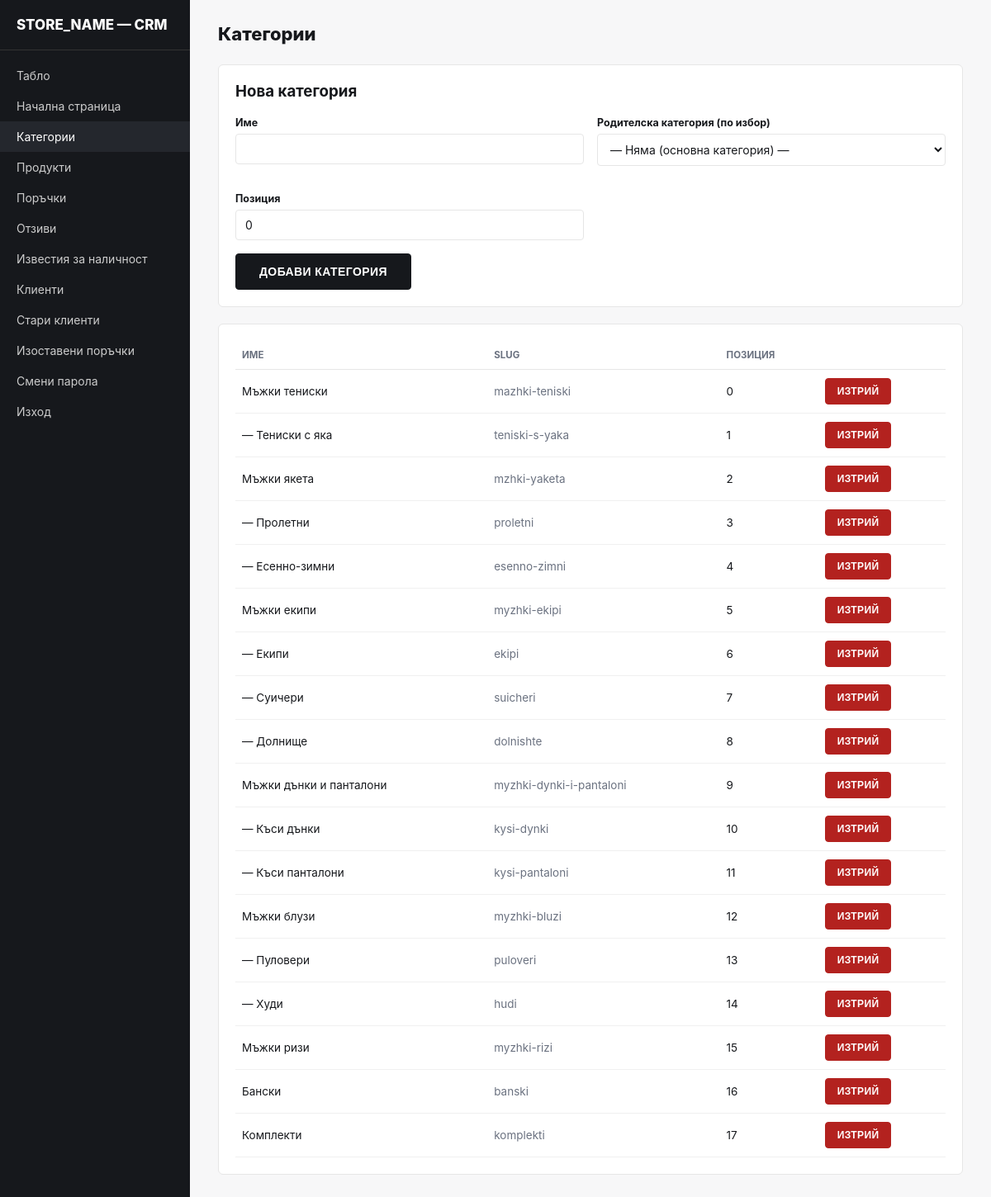
Screenshot of /admin/categories.php (signed in) with the database file from the repository.
### tables this page shows
CREATE TABLE IF NOT EXISTS category (
  id VARCHAR(32) PRIMARY KEY,
  slug VARCHAR(191) NOT NULL UNIQUE,
  name VARCHAR(191) NOT NULL,
  position INT NOT NULL DEFAULT 0,
  parent_id VARCHAR(32) NULL,
   
   
  image_url VARCHAR(500) NOT NULL DEFAULT '',
   
   
   
   
   
  home_tile_title VARCHAR(191) NOT NULL DEFAULT '',
  created_at DATETIME NOT NULL DEFAULT CURRENT_TIMESTAMP,
  updated_at DATETIME NOT NULL DEFAULT CURRENT_TIMESTAMP ON UPDATE CURRENT_TIMESTAMP,
  FOREIGN KEY (parent_id) REFERENCES category(id) ON DELETE RESTRICT
);

### includes/helpers.php (called while the page is built, shortened)
<?php
function e(string $value): string {
    return htmlspecialchars($value, ENT_QUOTES, 'UTF-8');
}
function build_category_tree(array $categories): array {
    $byId = [];
    foreach ($categories as $c) {
        $c['children'] = [];
        $byId[$c['id']] = $c;
    }
    $roots = [];
    foreach ($byId as $id => $c) {
        if (!empty($c['parent_id']) && isset($byId[$c['parent_id']])) {
            $byId[$c['parent_id']]['children'][] = &$byId[$id];
        } else {
            $roots[] = &$byId[$id];
        }
    }
    usort($roots, fn($a, $b) => $a['position'] <=> $b['position']);
    return $roots;
}
function flatten_category_tree(array $tree, int $depth = 0): array {
    $out = [];
    foreach ($tree as $node) {
        $children = $node['children'] ?? [];
        unset($node['children']);
        $node['depth'] = $depth;
        $out[] = $node;
        $out = array_merge($out, flatten_category_tree($children, $depth + 1));
    }
    return $out;
}

### includes/db.php (called while the page is built, shortened)
<?php
function db(): PDO {
    static $pdo = null;
    if ($pdo === null) {
        $dsn = 'mysql:host=' . DB_HOST . ';dbname=' . DB_NAME . ';charset=utf8mb4';
        $pdo = new PDO($dsn, DB_USER, DB_PASS, [
            PDO::ATTR_ERRMODE => PDO::ERRMODE_EXCEPTION,
            PDO::ATTR_DEFAULT_FETCH_MODE => PDO::FETCH_ASSOC,
            PDO::ATTR_EMULATE_PREPARES => false,
        ]);
    }
    return $pdo;
}
function db_query(string $sql, array $params = []): PDOStatement {
    $stmt = db()->prepare($sql);
    $stmt->execute($params);
    return $stmt;
}
function db_all(string $sql, array $params = []): array {
    return db_query($sql, $params)->fetchAll();
}

### admin/categories.php (the view, shortened to what this page needs)
<?php
$activeNav = 'categories';
require __DIR__ . '/../includes/admin-header.php';
$__all = db_all('SELECT * FROM category ORDER BY position ASC, name ASC');
$__tree = build_category_tree($__all);
$__flat = flatten_category_tree($__tree);
?>
<div class="admin-topbar">
  <h1 class="admin-h1">Категории</h1>
</div>
<div class="card-box">
  <h3 style="margin-top:0;">Нова категория</h3>
  <form method="POST" action="/admin/categories.php">
    <div class="form-grid">
      <div class="field">
        <label>Име</label>
        <input type="text" name="name" required>
      </div>
      <div class="field">
        <label>Родителска категория (по избор)</label>
        <select name="parent_id">
          <option value="">— Няма (основна категория) —</option>
        </select>
      </div>
      <div class="field">
        <label>Позиция</label>
        <input type="number" name="position" value="0">
      </div>
    </div>
    <button type="submit" class="btn">Добави категория</button>
  </form>
</div>
<div class="card-box">
  <table class="admin-table">
    <thead><tr><th>Име</th><th>Slug</th><th>Позиция</th><th></th></tr></thead>
    <tbody>
      <?php foreach ($__flat as $__c): ?>
        <tr>
          <td><?= str_repeat('— ', $__c['depth']) . e($__c['name']) ?></td>
          <td class="muted"><?= e($__c['slug']) ?></td>
          <td><?= (int)$__c['position'] ?></td>
          <td>
            <form method="POST" action="/admin/categories.php" onsubmit="return confirm('Изтриване на категорията?');" style="display:inline;">
              <button type="submit" class="btn btn--danger btn--sm">Изтрий</button>
            </form>
          </td>
        </tr>
      <?php endforeach; ?>
    </tbody>
  </table>
</div>
<?php require __DIR__ . '/../includes/admin-footer.php'; ?>

### includes/admin-header.php (shortened to what this page needs)
<?php
require_once __DIR__ . '/db.php';
require_once __DIR__ . '/helpers.php';
$__activeNav = $activeNav ?? '';
?><!DOCTYPE html>
<html lang="bg">
<head>
<link rel="stylesheet" href="/assets/style.css">
</head>
<body>
<div class="admin-shell">
  <aside class="admin-sidebar">
    <div class="admin-sidebar__brand"><?= e(STORE_NAME) ?> — CRM</div>
    <a href="/admin/index.php" class="<?= $__activeNav === 'dashboard' ? 'active' : '' ?>">Табло</a>
    <a href="/admin/homepage.php" class="<?= $__activeNav === 'homepage' ? 'active' : '' ?>">Начална страница</a>
    <a href="/admin/categories.php" class="<?= $__activeNav === 'categories' ? 'active' : '' ?>">Категории</a>
    <a href="/admin/products.php" class="<?= $__activeNav === 'products' ? 'active' : '' ?>">Продукти</a>
    <a href="/admin/orders.php" class="<?= $__activeNav === 'orders' ? 'active' : '' ?>" style="display:flex;align-items:center;gap:8px;">
      Поръчки
    </a>
    <a href="/admin/reviews.php" class="<?= $__activeNav === 'reviews' ? 'active' : '' ?>">Отзиви</a>
    <a href="/admin/stock-alerts.php" class="<?= $__activeNav === 'stock_alerts' ? 'active' : '' ?>">Известия за наличност</a>
    <a href="/admin/customers.php" class="<?= $__activeNav === 'customers' ? 'active' : '' ?>">Клиенти</a>
    <a href="/admin/legacy-customers.php" class="<?= $__activeNav === 'legacy_customers' ? 'active' : '' ?>">Стари клиенти</a>
    <a href="/admin/abandoned.php" class="<?= $__activeNav === 'abandoned' ? 'active' : '' ?>" style="display:flex;align-items:center;gap:8px;">
      Изоставени поръчки
    </a>
    <a href="/admin/change-password.php" class="<?= $__activeNav === 'change_password' ? 'active' : '' ?>">Смени парола</a>
    <a href="/admin/logout.php">Изход</a>
  </aside>
  <main class="admin-main">

### includes/admin-footer.php
  </main>
</div>
</body>
</html>

### assets/style.css (style rules this page uses)
:root { --ink: #16181c; --paper: #ffffff; --muted: #6b7280; --line: #e6e6e6; --accent: #16181c; --danger: #b3221f; --ok: #1f7a3d; --bg-soft: #f7f7f8; --radius: 4px; --brand-black: #0a0a0a; --brand-periwinkle: #7c86e8; --brand-green: #4caf50; --brand-green-dark: #3d8b40; --surface: #ffffff; --fill: var(--ink); --fill-text: #ffffff; }
* { box-sizing: border-box; }
html, body { padding: 0; margin: 0; color: var(--ink); background: var(--paper); font-family: -apple-system, BlinkMacSystemFont, "Segoe UI", Roboto, Helvetica, Arial, sans-serif; }
html { scroll-behavior: smooth; }
a { color: inherit; text-decoration: none; }
.btn { display: inline-block; padding: 13px 28px; border-radius: var(--radius); border: 1px solid var(--ink); background: var(--ink); color: #fff; font-weight: 700; font-size: 14px; cursor: pointer; text-transform: uppercase; letter-spacing: .4px; }
.btn--danger { background: var(--danger); border-color: var(--danger); }
.btn--sm { padding: 8px 14px; font-size: 12px; }
.admin-shell { display: flex; min-height: 100vh; background: var(--bg-soft); }
.admin-sidebar { width: 230px; background: var(--ink); color: #fff; padding: 20px 0; flex-shrink: 0; }
.admin-sidebar__brand { padding: 0 20px 20px; font-weight: 800; font-size: 17px; border-bottom: 1px solid #333; margin-bottom: 12px; }
.admin-sidebar a { display: block; padding: 10px 20px; font-size: 14px; color: #ccc; }
.admin-sidebar a:hover, .admin-sidebar a.active { background: #24272d; color: #fff; }
.admin-main { flex: 1; padding: 28px 34px; max-width: 1200px; }
.admin-topbar { display: flex; justify-content: space-between; align-items: center; margin-bottom: 24px; }
.admin-h1 { font-size: 22px; font-weight: 800; margin: 0; }
.card-box { background: var(--surface); border: 1px solid var(--line); border-radius: 6px; padding: 20px; margin-bottom: 20px; }
table.admin-table { width: 100%; border-collapse: collapse; font-size: 13.5px; }
table.admin-table th { text-align: left; font-size: 11.5px; text-transform: uppercase; color: var(--muted); border-bottom: 1px solid var(--line); padding: 10px 8px; }
table.admin-table td { padding: 10px 8px; border-bottom: 1px solid #f0f0f0; vertical-align: middle; }
.form-grid { display: grid; grid-template-columns: 1fr 1fr; gap: 16px; }
.field { margin-bottom: 16px; display: flex; flex-direction: column; gap: 6px; }
.field label { font-size: 12.5px; font-weight: 700; }
.field input, .field select, .field textarea { border: 1px solid var(--line); background: var(--surface); color: var(--ink); border-radius: 4px; padding: 9px 11px; font-size: 14px; font-family: inherit; }
.muted { color: var(--muted); }

### rows the page displays
category: name "Мъжки тениски", slug "mazhki-teniski", position "0"
category: position "—", name "Тениски с яка", slug "teniski-s-yaka", position "1"
category: name "Мъжки якета", slug "mzhki-yaketa", position "2"
category: depth "—", name "Пролетни", slug "proletni", position "3"
category: depth "—", name "Есенно-зимни", slug "esenno-zimni", position "4"
category: name "Мъжки екипи", slug "myzhki-ekipi", position "5"
category: depth "—", name "Екипи", slug "ekipi", position "6"
category: depth "—", name "Суичери", slug "suicheri", position "7"
category: depth "—", name "Долнище", slug "dolnishte", position "8"
category: name "Мъжки дънки и панталони", slug "myzhki-dynki-i-pantaloni", position "9"
category: depth "—", name "Къси дънки", slug "kysi-dynki", position "10"
category: depth "—", name "Къси панталони", slug "kysi-pantaloni", position "11"
category: name "Мъжки блузи", slug "myzhki-bluzi", position "12"
category: depth "—", name "Пуловери", slug "puloveri", position "13"
category: depth "—", name "Худи", slug "hudi", position "14"
category: name "Мъжки ризи", slug "myzhki-rizi", position "15"
category: name "Бански", slug "banski", position "16"
category: name "Комплекти", slug "komplekti", position "17"

### other values shown
STORE_NAME "STORE_NAME"
